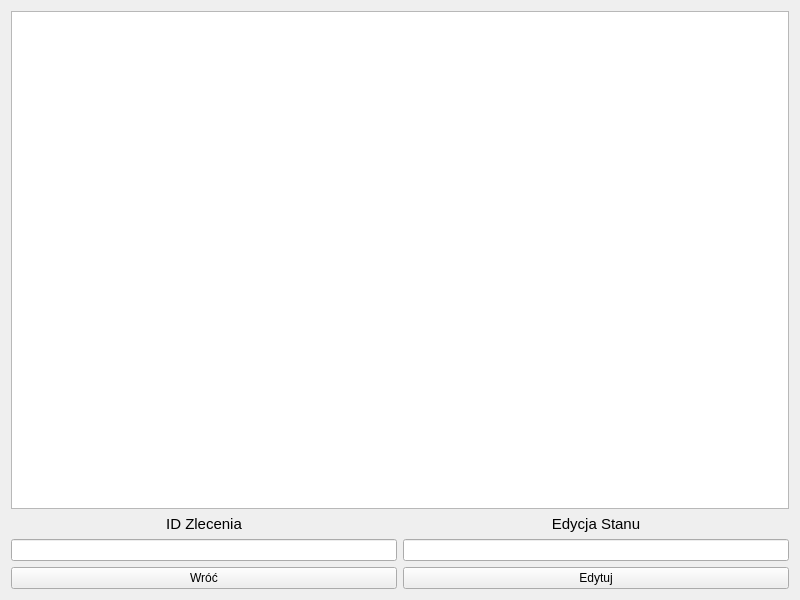
<?xml version="1.0" encoding="UTF-8"?>
<ui version="4.0">
 <class>EdycjaStanuZlecenia</class>
 <widget class="QWidget" name="EdycjaStanuZlecenia">
  <property name="geometry">
   <rect>
    <x>0</x>
    <y>0</y>
    <width>800</width>
    <height>600</height>
   </rect>
  </property>
  <property name="windowTitle">
   <string>Form</string>
  </property>
  <layout class="QVBoxLayout" name="verticalLayout_3">
   <item>
    <widget class="QTableView" name="tablica"/>
   </item>
   <item>
    <layout class="QHBoxLayout" name="horizontalLayout_2">
     <item>
      <layout class="QVBoxLayout" name="verticalLayout">
       <item>
        <widget class="QLabel" name="label">
         <property name="font">
          <font>
           <pointsize>11</pointsize>
          </font>
         </property>
         <property name="text">
          <string>ID Zlecenia</string>
         </property>
         <property name="alignment">
          <set>Qt::AlignCenter</set>
         </property>
        </widget>
       </item>
       <item>
        <widget class="QLineEdit" name="ID_Line"/>
       </item>
      </layout>
     </item>
     <item>
      <layout class="QVBoxLayout" name="verticalLayout_2">
       <item>
        <widget class="QLabel" name="label_2">
         <property name="font">
          <font>
           <pointsize>11</pointsize>
          </font>
         </property>
         <property name="text">
          <string>Edycja Stanu</string>
         </property>
         <property name="alignment">
          <set>Qt::AlignCenter</set>
         </property>
        </widget>
       </item>
       <item>
        <widget class="QLineEdit" name="Edycja_Line"/>
       </item>
      </layout>
     </item>
    </layout>
   </item>
   <item>
    <layout class="QHBoxLayout" name="horizontalLayout">
     <item>
      <widget class="QPushButton" name="Wroc_Button">
       <property name="text">
        <string>Wróć</string>
       </property>
      </widget>
     </item>
     <item>
      <widget class="QPushButton" name="Edytuj_Button">
       <property name="text">
        <string>Edytuj</string>
       </property>
      </widget>
     </item>
    </layout>
   </item>
  </layout>
 </widget>
 <resources/>
 <connections/>
</ui>
